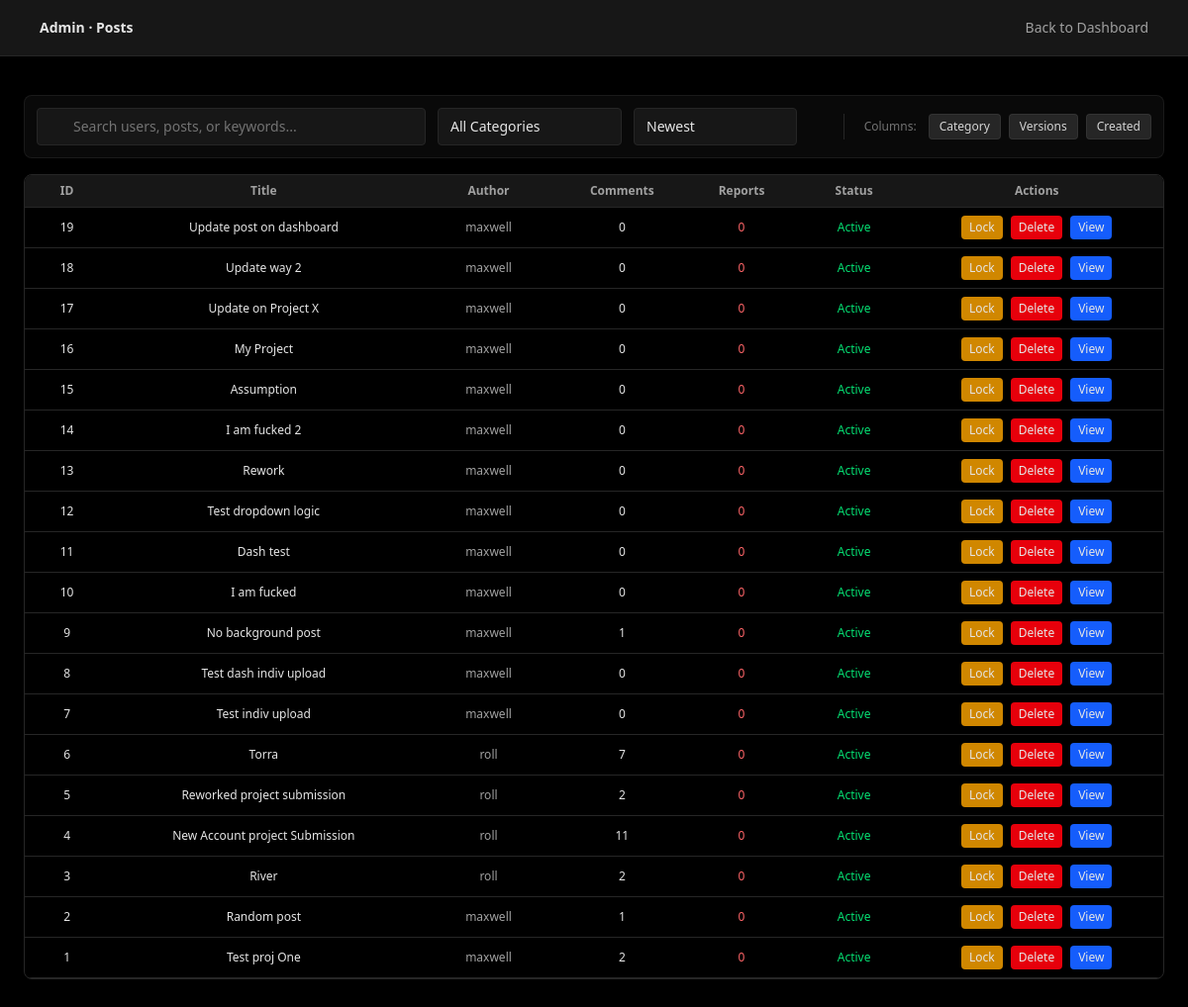
Page /admin/posts (signed in) on the committed database.
### models.py (models this page shows)
class Post(db.Model):
    __tablename__ = "post"
    id = db.Column(db.Integer, primary_key=True)
    title = db.Column(db.String(200), nullable=False)
    link = db.Column(db.String(500), nullable=True)
    context = db.Column(db.Text)
    feedback = db.Column(db.Text)
    image_path = db.Column(db.String(255), nullable=True)
    version_number = db.Column(db.Integer, default=1, nullable=True)
    created_at = db.Column(db.DateTime, default=datetime.utcnow)
    is_locked = db.Column(db.Boolean, default=False)
    vote_count = db.Column(db.Integer, nullable=True, default=0)
    user_id = db.Column(db.Integer, db.ForeignKey("user.id"), nullable=False)
    project_id = db.Column(db.Integer, db.ForeignKey("project.id"), nullable=True)
    category_id = db.Column(db.Integer, db.ForeignKey("category.id"))
    reports = db.Column(db.Integer, default=0)
    user = db.relationship("User", back_populates="posts")
    project = db.relationship("Project", back_populates="posts")
    critiques = db.relationship(
        "Critique",
        backref="post",
        lazy=True,
        cascade="all, delete-orphan"
    )
    vote = db.relationship("Vote", back_populates="post", cascade="all, delete-orphan")

class User(db.Model):
    __tablename__ = "user"
    __table_args__ = (
        db.UniqueConstraint("username", name="uq_user_username"),
        db.UniqueConstraint("email", name="uq_user_email"),
    )
    id = db.Column(db.Integer, primary_key=True)
    username = db.Column(db.String(50), nullable=False)
    email = db.Column(db.String(120), nullable=False)
    password_hash = db.Column(db.String(255), nullable=False)
    last_seen = db.Column(db.DateTime, default=datetime.utcnow)
    profile_pic = db.Column(db.String(255), nullable=True)
    is_admin = db.Column(db.Boolean, default=False)
    is_banned = db.Column(db.Boolean, default=False)
    created_at = db.Column(db.DateTime, default=datetime.utcnow)
    reports = db.Column(db.Integer, default=0)
    posts = db.relationship("Post", back_populates="user")
    projects = db.relationship("Project", back_populates="owner", cascade="all, delete-orphan")
    vote = db.relationship("Vote", back_populates="user", cascade="all, delete-orphan")
    contact = db.relationship(
        "UserContact",
        back_populates="user",
        uselist=False
    )
    critiques_authored = db.relationship("Critique", back_populates="author", cascade="all, delete-orphan")
    followed = db.relationship(
        "User",
        secondary=followers,
        primaryjoin=(id == followers.c.follower_id),
        secondaryjoin=(id == followers.c.followed_id),
        backref=db.backref("followers", lazy="dynamic"),
        lazy="dynamic"
    )

### app.py (the view)
@app.route("/admin/posts")
@admin_required
def admin_posts():
    posts = Post.query.order_by(Post.created_at.desc()).all()
    categories = Category.query.all()
    report_counts = dict(
        db.session.query(
            Report.target_id,
            func.count(Report.id)
        )
        .filter(Report.target_type == "post")
        .group_by(Report.target_id)
        .all()
    )
    for post in posts:
        post.reports = report_counts.get(post.id, 0)
    return render_template(
        "admin_posts.html",
        posts=posts,
        categories=categories
    )

### app.py (called while the page is built)
def admin_required(view_func):
    @wraps(view_func)
    def wrapped_view(*args, **kwargs):
        if not session.get("user_id") or not session.get("is_admin"):
            flash("Admin access required.", "error")
            return redirect(url_for("admin_login"))
        return view_func(*args, **kwargs)
    return wrapped_view

@app.before_request
def update_last_seen():
    user_id = session.get("user_id")
    if not user_id:
        return
    user = User.query.get(user_id)
    if not user:
        return
    now = datetime.utcnow()
    if not user.last_seen or user.last_seen < now - LAST_SEEN_THROTTLE:
        user.last_seen = now
        db.session.commit()

@app.context_processor
def inject_user():
    return {
        "is_logged_in": "user_id" in session,
        "is_admin": session.get("is_admin", False)
    }

### templates/admin_posts.html (shortened to what this page needs)
<!doctype html>
<html lang="en">
  <head>
    <link
      rel="stylesheet"
      href="{{ url_for('static', filename='output.css') }}"
    />
  </head>
  <body class="bg-neutral-950 text-neutral-200 min-h-screen">
    <header
      class="bg-neutral-900 border-b border-neutral-800 fixed top-0 left-0 right-0 z-40"
    >
      <div
        class="max-w-6xl mx-auto px-4 h-14 flex items-center justify-between"
      >
        <span class="text-sm font-semibold">Admin · Posts</span>
        <a
          href="{{ url_for('admin_dashboard') }}"
          class="text-sm text-neutral-400 hover:text-neutral-200"
        >
          Back to Dashboard
        </a>
      </div>
    </header>
    <main class="w-full mx-auto px-6 pt-24 pb-16 space-y-6">
      <div
        class="flex flex-col lg:flex-row lg:items-center lg:justify-between gap-4 bg-neutral-900/40 p-3 rounded-lg border border-neutral-800/60 mb-4"
      >
        <div
          class="flex flex-col sm:flex-row sm:items-center gap-3 flex-1 max-w-3xl"
        >
          <div class="relative flex-1 min-w-[240px]">
            <div
              class="absolute inset-y-0 left-0 flex items-center pl-3 pointer-events-none text-neutral-500 text-sm"
            >
            </div>
            <input
              type="text"
              placeholder="Search users, posts, or keywords..."
              class="w-full bg-neutral-900 border border-neutral-800 pl-9 pr-4 py-2 rounded text-sm text-neutral-200 placeholder-neutral-500 focus:outline-none focus:border-neutral-700 transition-colors"
            />
          </div>
          <div class="relative shrink-0">
            <select
              class="appearance-none bg-neutral-900 border border-neutral-800 pl-3 pr-8 py-2 rounded text-sm text-neutral-200 focus:outline-none focus:border-neutral-700 cursor-pointer w-full sm:w-auto"
            >
              <option>All Categories</option>
            </select>
            <div
              class="absolute inset-y-0 right-0 flex items-center pr-2.5 pointer-events-none text-neutral-500 text-xs"
            >
            </div>
          </div>
          <div class="relative shrink-0">
            <select
              class="appearance-none bg-neutral-900 border border-neutral-800 pl-3 pr-8 py-2 rounded text-sm text-neutral-200 focus:outline-none focus:border-neutral-700 cursor-pointer w-full sm:w-auto"
            >
              <option>Newest</option>
            </select>
            <div
              class="absolute inset-y-0 right-0 flex items-center pr-2.5 pointer-events-none text-neutral-500 text-xs"
            >
            </div>
          </div>
        </div>
        <div
          class="flex items-center gap-2 shrink-0 lg:border-l lg:border-neutral-800 lg:pl-4"
        >
          <span
            class="text-xs font-medium text-neutral-500 mr-1 flex items-center gap-1"
          >
             Columns:
          </span>
          <button
            onclick="toggleCol('col-category')"
            class="px-2.5 py-1 bg-neutral-800 border border-neutral-700/50 rounded text-xs text-neutral-300 hover:bg-neutral-700 hover:text-white transition-colors"
          >
            Category
          </button>
          <button
            onclick="toggleCol('col-versions')"
            class="px-2.5 py-1 bg-neutral-800 border border-neutral-700/50 rounded text-xs text-neutral-300 hover:bg-neutral-700 hover:text-white transition-colors"
          >
            Versions
          </button>
          <button
            onclick="toggleCol('col-created')"
            class="px-2.5 py-1 bg-neutral-800 border border-neutral-700/50 rounded text-xs text-neutral-300 hover:bg-neutral-700 hover:text-white transition-colors"
          >
            Created
          </button>
        </div>
      </div>
      <div class="overflow-x-auto border border-neutral-800 rounded-lg">
        <table class="w-full text-xs border-collapse table-fixed">
          <thead class="bg-neutral-900">
            <tr class="border-b border-neutral-800">
              <th class="text-center px-3 py-2 text-neutral-400 w-[60px]">
                ID
              </th>
              <th class="text-center px-3 py-2 text-neutral-400 w-[220px]">
                Title
              </th>
              <th class="text-center px-3 py-2 text-neutral-400 w-[100px]">
                Author
              </th>
              <th class="text-center px-3 py-2 text-neutral-400 w-[90px]">
                Comments
              </th>
              <th class="text-center px-3 py-2 text-neutral-400 w-[80px]">
                Reports
              </th>
              <th class="text-center px-3 py-2 text-neutral-400 w-[80px]">
                Status
              </th>
              <th class="text-center px-3 py-2 text-neutral-400 w-[180px]">
                Actions
              </th>
            </tr>
          </thead>
          <tbody>
            {% for post in posts %}
            <tr class="border-b border-neutral-800 hover:bg-neutral-900">
              <td class="px-3 py-2 text-center">{{ post.id }}</td>
              <td
                class="px-3 py-2 font-medium truncate text-center"
                title="{{ post.title }}"
              >
                {{ post.title }}
              </td>
              <td class="px-3 py-2 text-center text-neutral-400 truncate">
                {{ post.user.username if post.user else "Unknown" }}
              </td>
              <td class="px-3 py-2 text-center">{{ post.critiques|length }}</td>
              <td class="px-3 py-2 text-center text-red-400">
                {{ post.reports }}
              </td>
              <td
                class="px-3 py-2 whitespace-nowrap text-center {% if post.is_locked %}text-red-400{% else %}text-green-400{% endif %}"
              >
                {% if post.is_locked %}Locked{% else %}Active{% endif %}
              </td>
              <td
                class="px-3 py-2 flex items-center justify-center gap-2 whitespace-nowrap"
              >
                <form
                  method="POST"
                  action="/admin/posts/toggle-lock/{{ post.id }}"
                  onsubmit="
                    return confirm(
                      'Are you sure you want to toggle lock status for this post?',
                    );
                  "
                >
                  <button
                    class="px-2 py-1 text-xs bg-yellow-600 rounded hover:bg-yellow-500"
                  >
                    {% if post.is_locked %}Unlock{% else %}Lock{% endif %}
                  </button>
                </form>
                <form
                  method="POST"
                  action="/admin/posts/delete/{{ post.id }}"
                  onsubmit="
                    return confirm(
                      'Are you sure you want to delete this post?',
                    );
                  "
                >
                  <button
                    class="px-2 py-1 text-xs bg-red-600 rounded hover:bg-red-500"
                  >
                    Delete
                  </button>
                </form>
                <a
                  href="{{ url_for('view_post', post_id=post.id) }}"
                  class="px-2 py-1 text-xs bg-blue-600 rounded hover:bg-blue-500"
                >
                  View
                </a>
              </td>
            </tr>
            {% else %}
            <tr>
              <td colspan="10" class="px-3 py-4 text-center text-neutral-400">
                No posts found.
              </td>
            </tr>
            {% endfor %}
          </tbody>
        </table>
      </div>
    </main>
  </body>
</html>

### rows in the picture
Post: id "19", title "Update post on dashboard", user "maxwell", critiques|length "0", reports "0", is_locked "Active"
Post: id "18", title "Update way 2", user "maxwell", critiques|length "0", reports "0", is_locked "Active"
Post: id "17", title "Update on Project X", user "maxwell", critiques|length "0", reports "0", is_locked "Active"
Post: id "16", title "My Project", user "maxwell", critiques|length "0", reports "0", is_locked "Active"
Post: id "15", title "Assumption", user "maxwell", critiques|length "0", reports "0", is_locked "Active"
Post: id "14", title "I am fucked 2", user "maxwell", critiques|length "0", reports "0", is_locked "Active"
Post: id "13", title "Rework", user "maxwell", critiques|length "0", reports "0", is_locked "Active"
Post: id "12", title "Test dropdown logic", user "maxwell", critiques|length "0", reports "0", is_locked "Active"
Post: id "11", title "Dash test", user "maxwell", critiques|length "0", reports "0", is_locked "Active"
Post: id "10", title "I am fucked", user "maxwell", critiques|length "0", reports "0", is_locked "Active"
Post: id "9", title "No background post", user "maxwell", critiques|length "1", reports "0", is_locked "Active"
Post: id "8", title "Test dash indiv upload", user "maxwell", critiques|length "0", reports "0", is_locked "Active"
Post: id "7", title "Test indiv upload", user "maxwell", critiques|length "0", reports "0", is_locked "Active"
Post: id "6", title "Torra", user "roll", critiques|length "7", reports "0", is_locked "Active"
Post: id "5", title "Reworked project submission", user "roll", critiques|length "2", reports "0", is_locked "Active"
Post: id "4", title "New Account project Submission", user "roll", critiques|length "11", reports "0", is_locked "Active"
Post: id "3", title "River", user "roll", critiques|length "2", reports "0", is_locked "Active"
Post: id "2", title "Random post", user "maxwell", critiques|length "1", reports "0", is_locked "Active"
Post: id "1", title "Test proj One", user "maxwell", critiques|length "2", reports "0", is_locked "Active"
